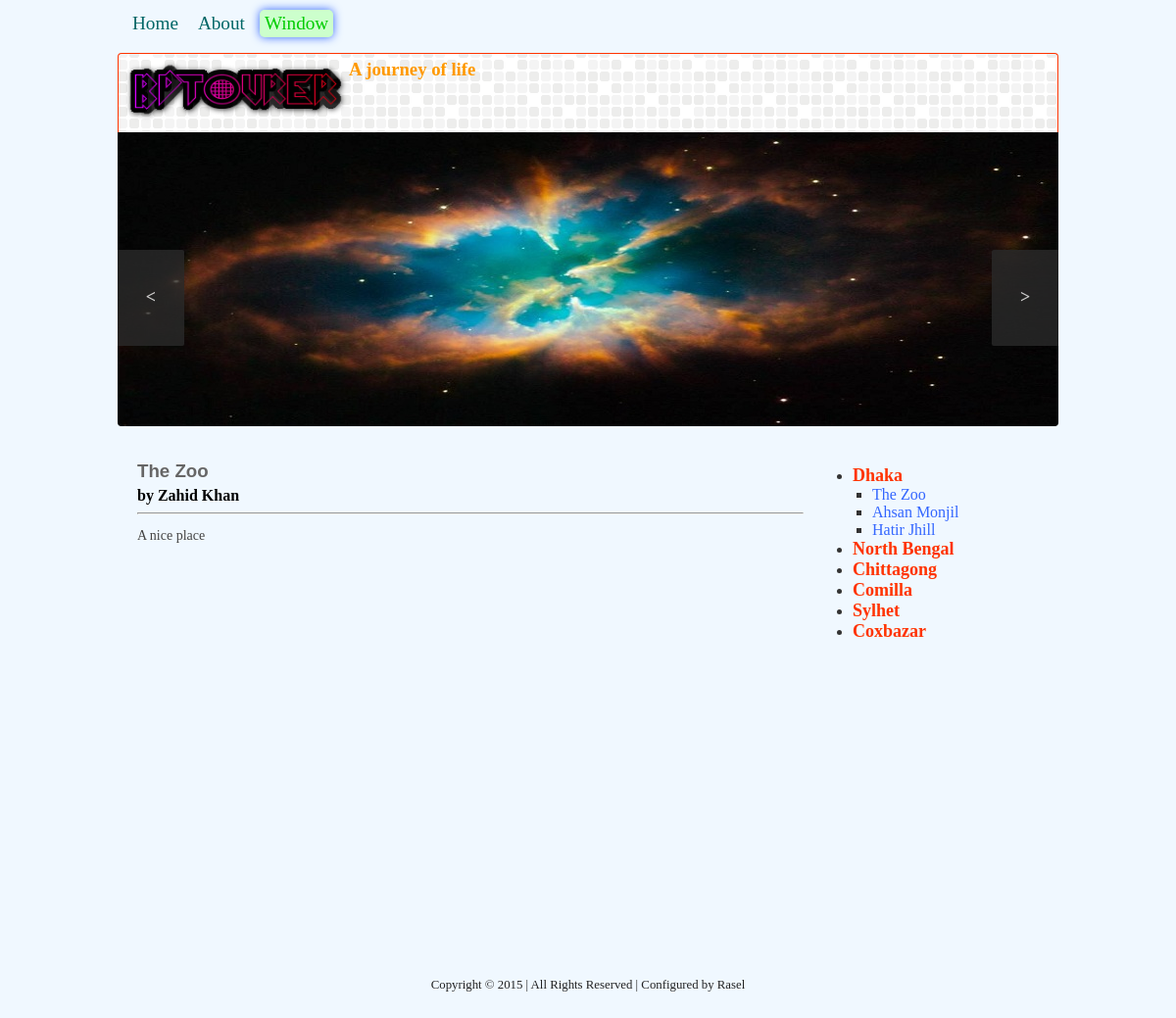
The page /window.php on the database its author committed.
### tables this page shows
CREATE TABLE IF NOT EXISTS `article` (
  `article_id` int(11) NOT NULL AUTO_INCREMENT,
  `category_id` int(11) NOT NULL,
  `user_id` int(11) NOT NULL,
  `article_title` varchar(100) NOT NULL,
  `description` text NOT NULL,
  `publication_status` tinyint(1) NOT NULL DEFAULT '1',
  PRIMARY KEY (`article_id`)
);

CREATE TABLE IF NOT EXISTS `user` (
  `user_id` int(11) NOT NULL AUTO_INCREMENT,
  `first_name` varchar(30) NOT NULL,
  `last_name` varchar(30) NOT NULL,
  `user_email` varchar(30) NOT NULL,
  `user_password` varchar(64) NOT NULL,
  `dob` varchar(10) NOT NULL,
  `sex` char(6) NOT NULL,
  `activity` tinyint(1) NOT NULL DEFAULT '1',
  PRIMARY KEY (`user_id`)
);

CREATE TABLE IF NOT EXISTS `category` (
  `category_id` int(11) NOT NULL AUTO_INCREMENT,
  `category_name` varchar(30) NOT NULL,
  PRIMARY KEY (`category_id`)
);

### class/connection.php (called while the page is built, shortened)
<?php
class Connection {
    function __construct() {
        $this->connector = mysql_connect(HOST, USER, PASSWORD);
	$this->database = mysql_select_db(DATABASE);
    }
}
?>

### class/ini.php (called while the page is built, shortened)
<?php require_once("connection.php"); ?>
<?php require_once("sanitize.php"); ?>
<?php require_once("user.php"); ?>
<?php require_once("article.php"); ?>
<?php $A = new Article(); ?>
<?php $U = new User(); ?>
<?php
if(isset($_GET['category'])){
    $selected_category = $_GET['category'];
    $selected_article = $A->optimized($selected_category);
}
else if(isset($_GET['article'])){
    $selected_category = $A->getCategoryByid($_GET['article']);
    $selected_article = $_GET['article'];
}
else{
    $selected_article = $A->optimized(1);
}
?>

### class/sanitize.php (called while the page is built, shortened)
<?php
class Sanitize {
    protected function filtering($data) {
        $data = trim($data);
        $data = strip_tags($data);
        $data = htmlentities($data);
        $data = mysql_real_escape_string($data);
        return $data;
    }
}
?>

### class/article.php (called while the page is built, shortened)
<?php
class Article extends Sanitize {
    function menu(){
        $sql = "SELECT * FROM category";
        $result = mysql_query($sql);
        return $result;
    }
    function submenu($category_id){
        $category_id = $this->filtering($category_id);
        $sql = "SELECT * FROM article WHERE category_id='{$category_id}' ORDER BY (article_id) DESC";
        $result = mysql_query($sql);
        return $result;
    }
    function description($article_id){
        $article_id = $this->filtering($article_id);
        $sql = "SELECT * FROM article WHERE article_id='{$article_id}'";
        $result = mysql_query($sql);
        return $result;
    }
    function optimized($selected_category){
        $selected_category = $this->filtering($selected_category);
        $sql = "SELECT * FROM article WHERE category_id='{$selected_category}' ORDER BY (article_id) DESC";
        $result = mysql_query($sql);
        $row = mysql_fetch_assoc($result);
        return $row['article_id'];
    }
}
?>

### include/layout/widget/menubar.php (the view)
<ul>
    <?
    $category = $A->menu();
    while ($row = mysql_fetch_array($category)) {
        $category_id = $row['category_id'];
        $category_name = $row['category_name'];
    ?>
        <li>
            <a href="window.php?category=<? echo urlencode($category_id); ?>">
                <? echo $category_name; ?>
                <ul>
                    <? $article = $A->submenu($category_id); ?>
                    <? while ($row = mysql_fetch_array($article)) { ?>
                    <? $article_id = $row['article_id']; ?>
                    <? $article_title = $row['article_title']; ?>
                    <? if($category_id == $selected_category){ ?>
                        <li>
                            <a href="window.php?article=<? echo urlencode($article_id); ?>">
                                <? echo $article_title; ?>
                            </a>
                        </li>
                    <? } } ?>
                </ul>
            </a>
        </li>
    <? } ?>
</ul>

### include/header.php
<?php require_once("class/ini.php"); ?>
<!DOCTYPE html>
<html>
    <head>
        <?php require("layout/head.php"); ?>
    </head>
    <body>
        <div id="wrapper">
            <nav>
                <?php require("layout/nav.php"); ?>
            </nav>
            <header>
                <?php require("layout/logo.php"); ?>
                <?php require("layout/banner.php"); ?>
            </header>
            <?php require("layout/slider.php"); ?>
            <section class="clearfix">
                <div id="content">

### include/layout/head.php (shortened to what this page needs)
<link type="text/css" href="css/default.css" rel="stylesheet">
<link type="text/css" href="css/slider.css" rel="stylesheet">

### include/layout/nav.php (shortened to what this page needs)
<ul>
    <li>
        <a <?php
        if (strpos($_SERVER['PHP_SELF'], 'index.php')) {
            echo 'class="current"';
        }
        ?> href="index.php">Home
        </a>
    </li>
    <li>
        <a <?php
        if (strpos($_SERVER['PHP_SELF'], 'about.php')) {
            echo 'class="current"';
        }
        ?> href="about.php">About
        </a>
    </li>
    <li>
        <a <?php
            if (strpos($_SERVER['PHP_SELF'], 'window.php')) {
                echo 'class="current"';
            }
            ?> href="window.php">Window
        </a>
    </li>
</ul>

### include/layout/logo.php
<div id="logo">
    <img src="image/logo.png" height="65" width="230" alt="logo">
</div>

### include/layout/banner.php
<div id="banner">
    <h3>A journey of life</h3>
</div>

### include/layout/slider.php (shortened to what this page needs)
<div id="slider">
  <a class="next">></a>
  <a class="previous"><</a>
  <ul>
    <li><img src="image/1.jpg" height="300" width="960" alt="image"></li>
  </ul>
</div>

### window.php
<?php include("include/header.php"); ?>
<?
$result = $A->description($selected_article);
$row = mysql_fetch_assoc($result);
$user_id = $row['user_id'];
?>
<h3><? echo $row['article_title']; ?></h3>
<h4>by <? echo $U->author($user_id); ?></h4>
<hr>
<p><? echo $row['description']; ?></p>
<?php include("include/footer.php"); ?>

### class/user.php (shortened to what this page needs)
<?php
class User extends Sanitize {
    public function author($user_id){
        $user_id = $this->filtering($user_id);
        $sql = "SELECT first_name, last_name FROM user WHERE user_id='{$user_id}'";
        $result = mysql_query($sql);
        $row = mysql_fetch_assoc($result);
        echo $row['first_name']." ". $row['last_name'];
    }
}
?>

### include/footer.php
                </div>
                <aside>
                    <?php require("layout/side.php"); ?>
                </aside>
            </section>
            <footer>
                <?php require("layout/foot.php"); ?>
            </footer>
        </div>
    </body>
</html>

### include/layout/side.php
<?
if(strpos($_SERVER['PHP_SELF'], 'window.php')){
    require("widget/menubar.php");
}
else if(!strpos($_SERVER['PHP_SELF'], 'registration.php')){
    require("widget/logbar.php");
}
?>

### include/layout/foot.php
<p>Copyright &copy; <? echo date("Y",time()); ?> | All Rights Reserved | Configured by Rasel</p>

### css/default.css (style rules this page uses)
header, footer, nav, aside { display: block; }
h1,h2,h3,h4,h5,h6,ul { margin: 0; padding: 0; }
html { height: 100%; }
body { height: 100%; margin: 0; padding: 0; background-color: aliceblue; }
#wrapper { margin: 0 auto; width: 960px; padding: 10px; }
header { height: 80px; border-top-right-radius: 4px; border-top-left-radius: 4px; border-top: 1px #ff3300 solid; border-right: 1px #ff3300 solid; border-left: 1px #ff3300 solid; background: url(../image/header.png) 10px 5px; }
header #logo { float: left; width: 220px; height: 70px; padding: 5px; color: #333222; }
header #banner { float: left; width: 718px; height: 70px; padding: 5px; color: #333333; }
header #banner h3 { color: #ff9900; font-family: cursive; }
nav { height: 34px; padding: 0 10px; margin-bottom: 10px; }
nav ul { list-style: none; margin: 0; padding: 0; }
nav li { float: left; }
nav li a:link,nav li a:visited { display: block; color: #006666; font-size: 1.2em; font-family: cursive; padding: 3px 5px; text-decoration: none; margin-right: 10px; }
nav li a.current { color: #00cc00; background-color: #ccffcc; box-shadow: 0 0 10px 0 #3366ff; border-radius: 5px; -moz-border-radius: 5px; -webkit-border-radius: 5px; }
section { margin-bottom: 5px; }
section #content { float: left; width: 680px; padding: 10px 20px; min-height: 500px; }
section #content h3 { margin: 5px 0; color: #666666; font-family: Gill, Helvetica, sans-serif; }
section #content p { color: #444; font-family: cursive; font-size: 14px; }
section aside { float: left; width: 200px; padding: 10px 20px; min-height: 500px; color: #333; }
aside ul { margin: 5px; padding: 5px; list-style: disc; }
aside ul li ul { margin: 0 5px; padding: 0 5px; list-style: square; }
aside ul li li { margin: 0 10px; }
aside ul li a:link, aside ul li a:visited { color: #ff3300; font-size: 18px; text-decoration: none; font-weight: bold; }
aside ul li ul li a:link, aside ul li ul li a:visited { color: #3366ff; font-size: 16px; font-weight: lighter; text-decoration: none; }
footer { clear: both; padding: 5px 10px; color: #222; font-family: fantasy; font-size: .8em; text-align: center; }
.clearfix:before, .clearfix:after { content: " "; display: table; }
.clearfix:after { clear: both; }
.clearfix { *zoom: 1; }
a:link, a:visited { font-size: larger; color: #006666; text-decoration: none; }

### css/slider.css (style rules this page uses)
#slider { position: relative; overflow: hidden; margin-bottom: 20px; border-bottom-right-radius: 4px; border-bottom-left-radius: 4px; }
#slider ul { position: relative; margin: 0; padding: 0; height: 200px; list-style: none; }
#slider ul li { position: relative; display: block; float: left; margin: 0; padding: 0; width: 960px; height: 300px; background: #ccc; text-align: center; line-height: 300px; }
a.previous, a.next { position: absolute; top: 40%; z-index: 999; display: block; padding: 4% 3%; width: auto; height: auto; background: #2a2a2a; color: #fff; text-decoration: none; font-weight: 600; font-size: 18px; opacity: 0.8; cursor: pointer; }
a.previous { border-radius: 0 2px 2px 0; }
a.next { right: 0; border-radius: 2px 0 0 2px; }

### rows shown on the page
article: article_title "The Zoo", description "A nice place"
user: first_name "Zahid", last_name "Khan"
category: category_name "Dhaka"
article: article_title "Ahsan Monjil"
article: article_title "Hatir Jhill"
category: category_name "North Bengal"
category: category_name "Chittagong"
category: category_name "Comilla"
category: category_name "Sylhet"
category: category_name "Coxbazar"
